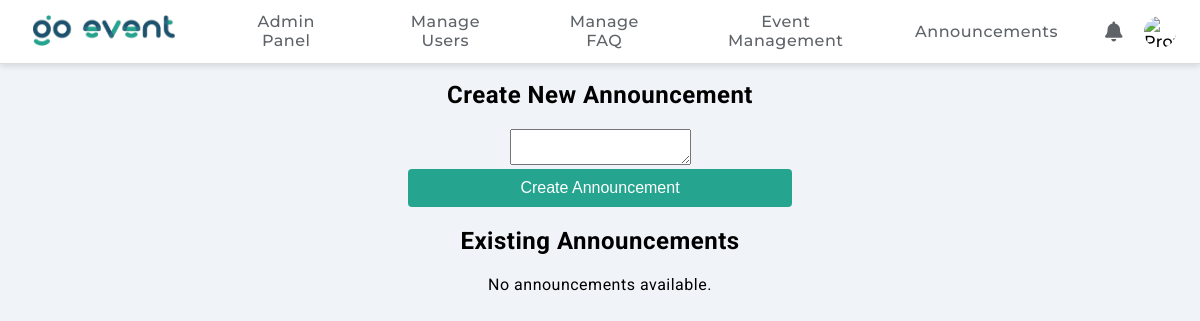
The app's page /admin_manage_announcements.php (signed in), older data.
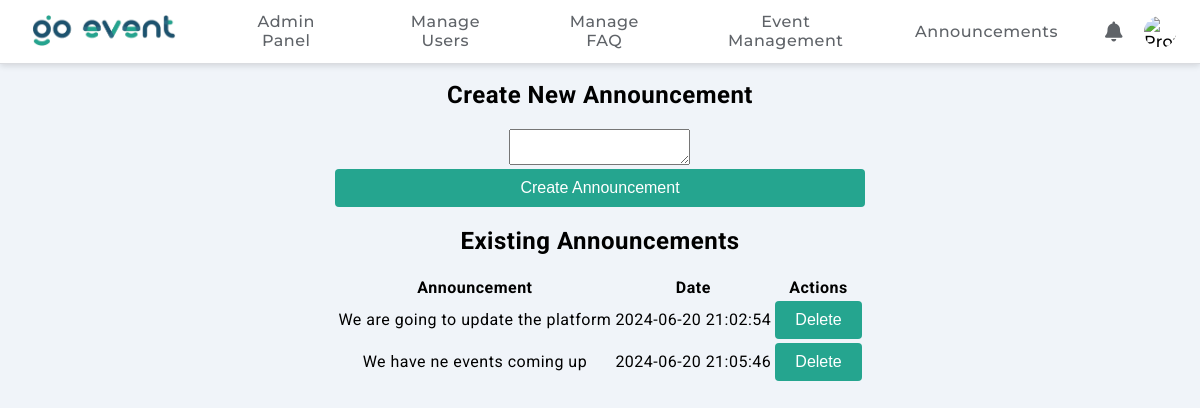
The same page, newer data.
### tables this page shows
CREATE TABLE `announcements` (
  `announcement_id` int(11) NOT NULL,
  `user_id` int(11) DEFAULT NULL,
  `announcement_text` text DEFAULT NULL,
  `created_at` timestamp NOT NULL DEFAULT current_timestamp()
);

### admin_manage_announcements.php (the view, shortened to what this page needs)
<?php
require 'db.php';
$stmt = $conn->prepare("SELECT announcement_id, announcement_text, created_at FROM announcements");
$stmt->execute();
$result = $stmt->get_result();
$announcements = $result->fetch_all(MYSQLI_ASSOC);
?>
<!DOCTYPE html>
<html lang="en">
<head>
    <link rel="stylesheet" href="css/style.css">
</head>
<body>
    <header>
        <?php include 'header.php'; ?>
    </header>
    <main class="admin-container">
        <h1>Manage Announcements</h1>
        <section class="admin-section">
            <h2>Create New Announcement</h2>
            <form method="POST" action="admin_create_announcement.php">
                <textarea name="announcement_text" required></textarea>
                <button type="submit">Create Announcement</button>
            </form>
        </section>
        <section class="admin-section">
            <h2>Existing Announcements</h2>
            <?php if (count($announcements) > 0): ?>
                <table class="announcements-table">
                    <thead>
                        <tr>
                            <th>Announcement</th>
                            <th>Date</th>
                            <th>Actions</th>
                        </tr>
                    </thead>
                    <tbody>
                        <?php foreach ($announcements as $announcement): ?>
                            <tr>
                                <td><?php echo htmlspecialchars($announcement['announcement_text']); ?></td>
                                <td><?php echo htmlspecialchars($announcement['created_at']); ?></td>
                                <td>
                                    <form method="POST" action="admin_delete_announcement.php" style="display:inline;">
                                        <button type="submit">Delete</button>
                                    </form>
                                </td>
                            </tr>
                        <?php endforeach; ?>
                    </tbody>
                </table>
            <?php else: ?>
                <p>No announcements available.</p>
            <?php endif; ?>
        </section>
    </main>
</body>
</html>

Row changes from the older to the newer data that the page shows:
added announcements: announcement_text "We are going to update the platform", created_at "2024-06-20 21:02:54"
added announcements: announcement_text "We have ne events coming up", created_at "2024-06-20 21:05:46"
Text that changed along with them:
text no longer shown: "No announcements available."
text now shown: "Announcement Date Actions"
